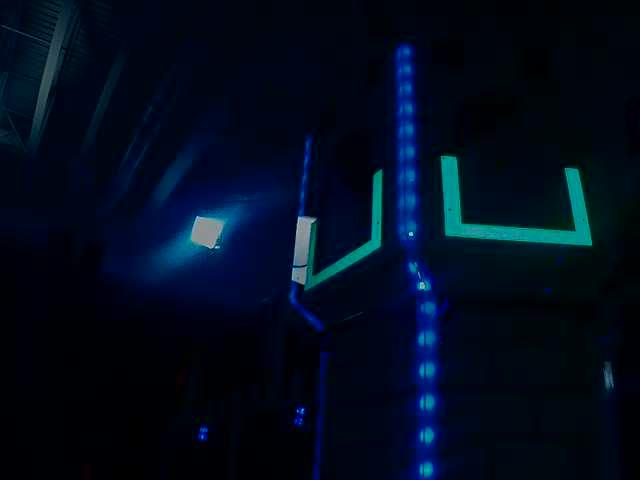
//> input picture ConsoleApplication4/ConsoleApplication4/display.png, 640 x 480 px
$ ./Source   (built with g++ and OpenCV 4)
//> lines starting //> are read from the running program, lines starting //| are printed output that depends on the picture; after the words box and inside, x2 and y2 are one past the last pixel; in counts of white or black regions, pixels touching at a corner belong together
//> further down, pic is the input picture: 480 rows x 640 cols, CV_8UC3; mean B, G, R 29.2, 11.6, 1.6
#include <iostream>
#include "opencv2\core.hpp"
#include "opencv2\imgproc.hpp"
#include "opencv2\highgui.hpp"
#include "opencv2\features2d.hpp"
#include <vector>
#include "opencv2\objdetect.hpp"
cv::Mat pic;
using namespace std;
//trackbar values
int lowThreshH;
int lowThreshS;
int lowThreshV;
int highThreshH = 255;
int highThreshS = 255;
int highThreshV = 255;
//
void createThreshold();
cv::Size kern(3,3);
using namespace cv;
void on_Slider(int, void* v) {
	createThreshold();
	std::cout << "LOW V = " << lowThreshV << std::endl;
	std::cout << "High V = " << highThreshV << std::endl;
}
void createSliders() {
	namedWindow("Sliders", WINDOW_NORMAL);
	createTrackbar("LowH", "Sliders", &lowThreshH, 255, on_Slider);
	createTrackbar("LowS", "Sliders", &lowThreshS, 255, on_Slider);
	createTrackbar("LowV", "Sliders", &lowThreshV, 255, on_Slider);
	createTrackbar("HighH", "Sliders", &highThreshH, 255, on_Slider);
	createTrackbar("HighS", "Sliders", &highThreshS, 255, on_Slider);
	createTrackbar("HighV", "Sliders", &highThreshV, 255, on_Slider);
}
double findSlope(Point p1,Point p2) {
	return ((double)p1.y - (double)p2.y) / ((double)p1.x - (double)p2.x);
}
void morph(Mat m) {

	erode(m, m, Mat());
	blur(m,m,Size(3,3));
		}
void drawRect(RotatedRect r) {

	Point2f vertices[4];
	r.points(vertices);
	for (int i = 0; i < 4; i++)
		line(pic, vertices[i], vertices[(i + 1) % 4], Scalar(0, 255, 0));
	cout << "Slope "<<findSlope(vertices[0],vertices[1]) << endl;
}
void createThreshold() {
	std::vector<std::vector<Point> > contours;
	std::vector<std::vector<Point>> contours2;
	std::vector<Vec4i> hierarchy;
	Mat thresh;
	blur(pic , thresh, Size(3, 3));
	cvtColor(thresh, thresh, CV_BGR2HSV);
//> thresh: 480 rows x 640 cols, CV_8UC3; mean H, S, V 111, 246.1, 29.3
	inRange(thresh,Scalar(47,169,136),Scalar(94,255,169),thresh);
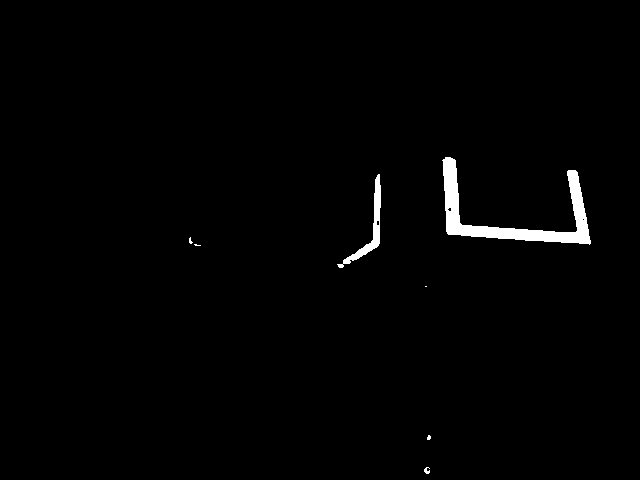
//> thresh: 480 rows x 640 cols, CV_8UC1; 1.3% white; 7 white regions (4 under 20 px), largest, box (x1, y1, x2, y2) and area: (442, 157, 591, 245) 3184, (337, 174, 381, 268) 703, (424, 467, 430, 474) 27
	dilate(thresh,thresh,Mat());
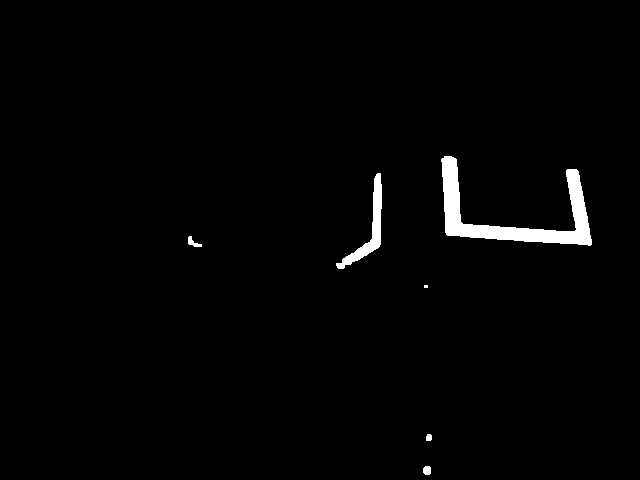
//> thresh: 480 rows x 640 cols, CV_8UC1; 1.6% white; 6 white regions (1 under 20 px)
	boundingRect(thresh);
	findContours(thresh,contours,hierarchy,CV_RETR_EXTERNAL,CV_CHAIN_APPROX_SIMPLE,Point(0,0));
//> contours = 6 contours, 1 with area under 20; largest, box (x1, y1, x2, y2) and area: (441, 156, 592, 246) 3534, (336, 173, 382, 269) 878, (188, 236, 202, 247) 52, (423, 466, 431, 475) 51, (426, 434, 432, 441) 28
	contours2.push_back(contours.at(5));
//> contours2 = 1 contour; box (x1, y1, x2, y2) and area: (441, 156, 592, 246) 3534
	drawContours(pic,contours2,-1,Scalar(0,100,100),3,8);
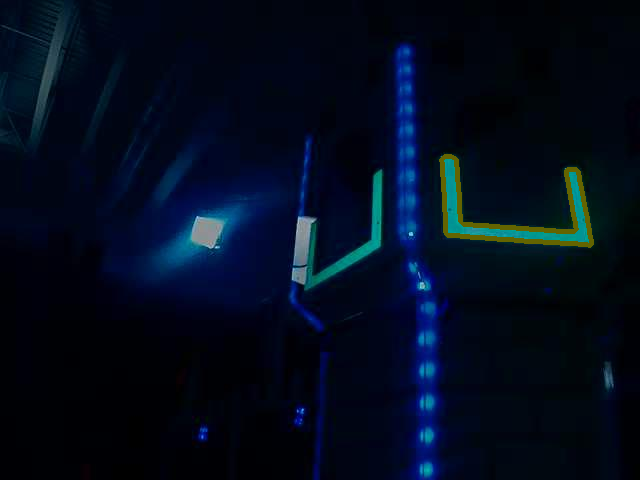
//> pic: 480 rows x 640 cols, CV_8UC3; 0.91% of pixels changed, all inside (x1, y1, x2, y2) = (439, 154, 594, 248)
	RotatedRect r =  minAreaRect(contours2[0]);
//> r = centre (516.1, 200.6), size (79.4, 155.9), angle -85.8
	drawRect(r);
//> in drawRect, `r.points(vertices);`: vertices = 4 Points (x, y): [590.9, 245.9], [435.4, 234.4], [441.3, 155.3], [596.7, 166.8]
//> after the loop in drawRect, `for (int i = 0; i < 4; i++)`:
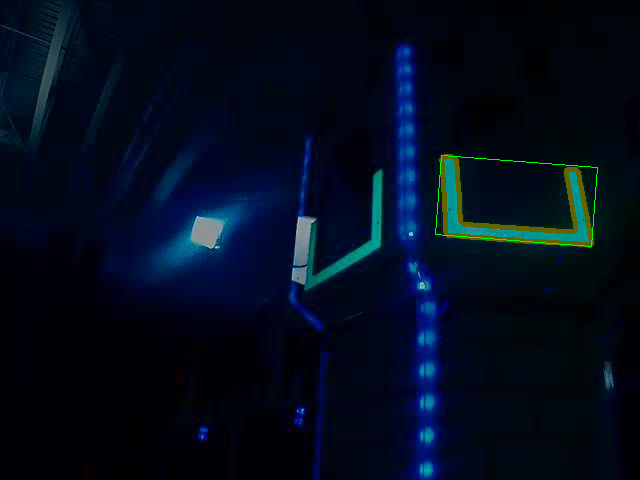
//> pic: 480 rows x 640 cols, CV_8UC3; 0.15% of pixels changed, all inside (x1, y1, x2, y2) = (435, 155, 598, 247)
//| Slope 0.0769231
	cout << "Match shapes " << matchShapes(contours[5],contours[17],CV_CONTOURS_MATCH_I2,0) << endl;
//| Match shapes 1.79769e+308
	//std::vector<Rect> boundRect(contours.size());
	imshow("win", thresh);
	imshow("normal",pic);
	//waitKey(0);
}
int main(int argc, char* argv[])
{
	using namespace cv;
	createSliders();
	namedWindow("win", WINDOW_NORMAL);
	namedWindow("normal",WINDOW_NORMAL);
	pic = imread("display.png", CV_LOAD_IMAGE_COLOR);
	createThreshold();
	waitKey(0);
//> in createThreshold (call 2), `cvtColor(thresh, thresh, CV_BGR2HSV);`: thresh: 480 rows x 640 cols, CV_8UC3; mean H, S, V 110.4, 245.7, 29.5
//> in createThreshold (call 2), `inRange(thresh,Scalar(47,169,136),Scalar(94,255,169),thresh);`: thresh: 480 rows x 640 cols, CV_8UC1; 0.99% white; 12 white regions (7 under 20 px), largest, box (x1, y1, x2, y2) and area: (445, 159, 588, 242) 1833, (337, 174, 381, 268) 703, (444, 228, 593, 247) 374, (440, 155, 457, 174) 55, (424, 467, 430, 474) 27
//> in createThreshold (call 2), `dilate(thresh,thresh,Mat());`:
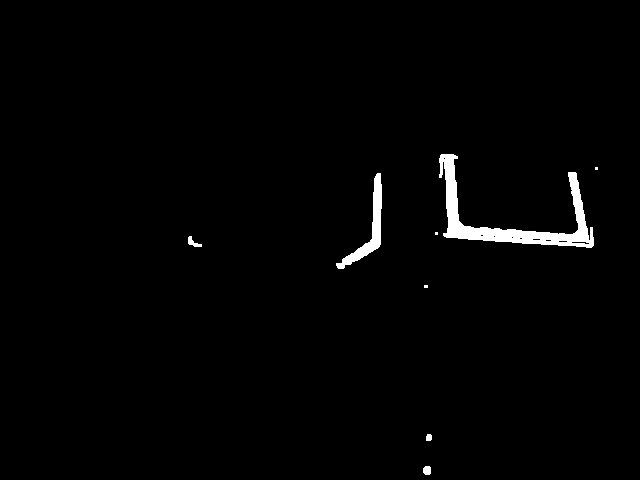
//> thresh: 480 rows x 640 cols, CV_8UC1; 1.5% white; 8 white regions (3 under 20 px)
//> in createThreshold (call 2), `findContours(thresh,contours,hierarchy,CV_RETR_EXTERNAL,CV_CHAIN_APPRO..`: contours = 8 contours, 3 with area under 20; largest, box (x1, y1, x2, y2) and area: (439, 154, 594, 248) 3046, (336, 173, 382, 269) 878, (188, 236, 202, 247) 52, (423, 466, 431, 475) 51, (426, 434, 432, 441) 28
//> in createThreshold (call 2), `contours2.push_back(contours.at(5));`: contours2 = 1 contour; box (x1, y1, x2, y2) and area: (336, 173, 382, 269) 878
//> in createThreshold (call 2), `drawContours(pic,contours2,-1,Scalar(0,100,100),3,8);`:
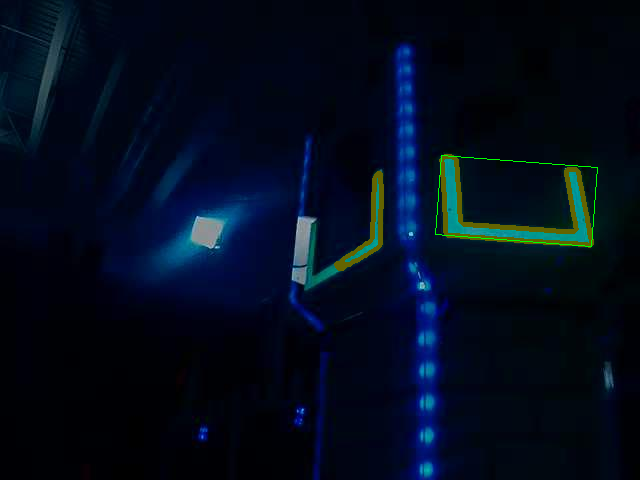
//> pic: 480 rows x 640 cols, CV_8UC3; 0.37% of pixels changed, all inside (x1, y1, x2, y2) = (334, 171, 384, 271)
//> in createThreshold (call 2), `RotatedRect r =  minAreaRect(contours2[0]);`: r = centre (370.5, 225.6), size (103.9, 32.4), angle -65.9
//> in drawRect (call 2), `r.points(vertices);`: vertices = 4 Points (x, y): [364.1, 279.6], [334.5, 266.4], [376.9, 171.6], [406.4, 184.8]
//> after the loop in drawRect (call 2), `for (int i = 0; i < 4; i++)`:
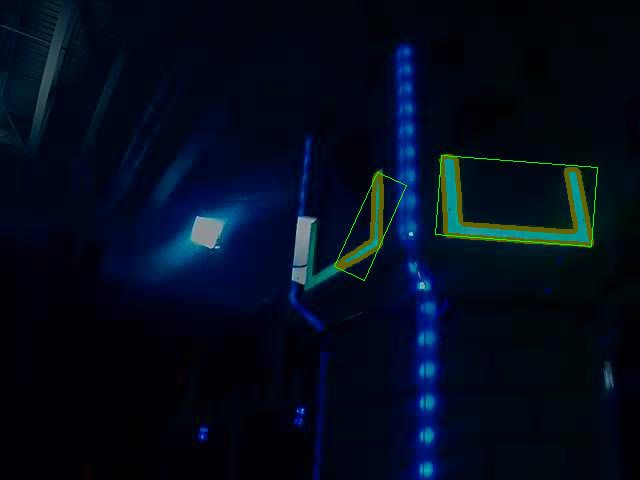
//> pic: 480 rows x 640 cols, CV_8UC3; 0.08% of pixels changed, all inside (x1, y1, x2, y2) = (334, 172, 407, 281)
//| Slope 0.466667
//| Match shapes 1.79769e+308
	return 0;
}
